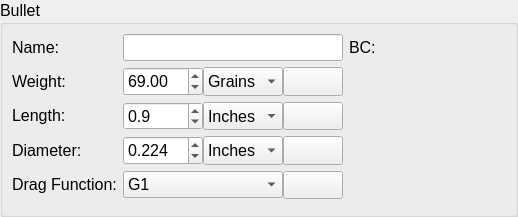
<?xml version="1.0" encoding="UTF-8"?>
<ui version="4.0">
 <class>bullet</class>
 <widget class="QWidget" name="bullet">
  <property name="geometry">
   <rect>
    <x>0</x>
    <y>0</y>
    <width>518</width>
    <height>217</height>
   </rect>
  </property>
  <property name="windowTitle">
   <string>Form</string>
  </property>
  <layout class="QGridLayout" name="gridLayout">
   <property name="leftMargin">
    <number>0</number>
   </property>
   <property name="topMargin">
    <number>0</number>
   </property>
   <property name="rightMargin">
    <number>0</number>
   </property>
   <property name="bottomMargin">
    <number>0</number>
   </property>
   <property name="spacing">
    <number>0</number>
   </property>
   <item row="0" column="0">
    <widget class="QGroupBox" name="bulletGroupBox">
     <property name="sizePolicy">
      <sizepolicy hsizetype="Expanding" vsizetype="Fixed">
       <horstretch>0</horstretch>
       <verstretch>0</verstretch>
      </sizepolicy>
     </property>
     <property name="minimumSize">
      <size>
       <width>500</width>
       <height>217</height>
      </size>
     </property>
     <property name="font">
      <font>
       <pointsize>12</pointsize>
      </font>
     </property>
     <property name="styleSheet">
      <string notr="true"/>
     </property>
     <property name="title">
      <string>Bullet</string>
     </property>
     <layout class="QGridLayout" name="gridLayout_4">
      <item row="0" column="1">
       <widget class="QLineEdit" name="bulletName">
        <property name="sizePolicy">
         <sizepolicy hsizetype="Fixed" vsizetype="Fixed">
          <horstretch>0</horstretch>
          <verstretch>0</verstretch>
         </sizepolicy>
        </property>
        <property name="minimumSize">
         <size>
          <width>220</width>
          <height>0</height>
         </size>
        </property>
        <property name="maximumSize">
         <size>
          <width>170</width>
          <height>16777215</height>
         </size>
        </property>
        <property name="font">
         <font>
          <pointsize>12</pointsize>
         </font>
        </property>
        <property name="styleSheet">
         <string notr="true"/>
        </property>
        <property name="text">
         <string notr="true"/>
        </property>
        <property name="maxLength">
         <number>20</number>
        </property>
        <property name="frame">
         <bool>true</bool>
        </property>
       </widget>
      </item>
      <item row="0" column="0">
       <widget class="QLabel" name="label_73">
        <property name="maximumSize">
         <size>
          <width>105</width>
          <height>21</height>
         </size>
        </property>
        <property name="font">
         <font>
          <pointsize>12</pointsize>
         </font>
        </property>
        <property name="text">
         <string>Name:</string>
        </property>
       </widget>
      </item>
      <item row="1" column="0">
       <widget class="QLabel" name="label_74">
        <property name="maximumSize">
         <size>
          <width>105</width>
          <height>25</height>
         </size>
        </property>
        <property name="font">
         <font>
          <pointsize>12</pointsize>
         </font>
        </property>
        <property name="text">
         <string>Weight:</string>
        </property>
       </widget>
      </item>
      <item row="2" column="0">
       <widget class="QLabel" name="label_75">
        <property name="maximumSize">
         <size>
          <width>105</width>
          <height>25</height>
         </size>
        </property>
        <property name="font">
         <font>
          <pointsize>12</pointsize>
         </font>
        </property>
        <property name="text">
         <string>Length:</string>
        </property>
       </widget>
      </item>
      <item row="3" column="0">
       <widget class="QLabel" name="label_76">
        <property name="maximumSize">
         <size>
          <width>105</width>
          <height>25</height>
         </size>
        </property>
        <property name="font">
         <font>
          <pointsize>12</pointsize>
         </font>
        </property>
        <property name="text">
         <string>Diameter:</string>
        </property>
       </widget>
      </item>
      <item row="4" column="0">
       <widget class="QLabel" name="label_77">
        <property name="maximumSize">
         <size>
          <width>105</width>
          <height>23</height>
         </size>
        </property>
        <property name="font">
         <font>
          <pointsize>12</pointsize>
         </font>
        </property>
        <property name="text">
         <string>Drag Function:</string>
        </property>
       </widget>
      </item>
      <item row="1" column="1">
       <widget class="QWidget" name="horizontalWidget_17" native="true">
        <property name="minimumSize">
         <size>
          <width>220</width>
          <height>0</height>
         </size>
        </property>
        <property name="maximumSize">
         <size>
          <width>200</width>
          <height>16777215</height>
         </size>
        </property>
        <layout class="QHBoxLayout" name="horizontalLayout_51">
         <property name="spacing">
          <number>0</number>
         </property>
         <property name="leftMargin">
          <number>0</number>
         </property>
         <property name="topMargin">
          <number>0</number>
         </property>
         <property name="rightMargin">
          <number>0</number>
         </property>
         <property name="bottomMargin">
          <number>0</number>
         </property>
         <item>
          <widget class="QDoubleSpinBox" name="weight">
           <property name="sizePolicy">
            <sizepolicy hsizetype="Fixed" vsizetype="Expanding">
             <horstretch>0</horstretch>
             <verstretch>0</verstretch>
            </sizepolicy>
           </property>
           <property name="minimumSize">
            <size>
             <width>80</width>
             <height>0</height>
            </size>
           </property>
           <property name="maximumSize">
            <size>
             <width>80</width>
             <height>16777215</height>
            </size>
           </property>
           <property name="font">
            <font>
             <pointsize>12</pointsize>
            </font>
           </property>
           <property name="decimals">
            <number>2</number>
           </property>
           <property name="maximum">
            <double>1000.000000000000000</double>
           </property>
           <property name="singleStep">
            <double>0.010000000000000</double>
           </property>
           <property name="value">
            <double>69.000000000000000</double>
           </property>
          </widget>
         </item>
         <item>
          <widget class="QComboBox" name="weightQuantity">
           <property name="sizePolicy">
            <sizepolicy hsizetype="Preferred" vsizetype="Expanding">
             <horstretch>0</horstretch>
             <verstretch>0</verstretch>
            </sizepolicy>
           </property>
           <property name="minimumSize">
            <size>
             <width>80</width>
             <height>0</height>
            </size>
           </property>
           <property name="font">
            <font>
             <pointsize>12</pointsize>
            </font>
           </property>
           <property name="styleSheet">
            <string notr="true"/>
           </property>
           <item>
            <property name="text">
             <string>Grains</string>
            </property>
           </item>
           <item>
            <property name="text">
             <string>Grams</string>
            </property>
           </item>
          </widget>
         </item>
         <item>
          <widget class="QToolButton" name="weightSwitch">
           <property name="sizePolicy">
            <sizepolicy hsizetype="Expanding" vsizetype="Expanding">
             <horstretch>0</horstretch>
             <verstretch>0</verstretch>
            </sizepolicy>
           </property>
           <property name="font">
            <font>
             <pointsize>8</pointsize>
             <weight>75</weight>
             <italic>false</italic>
             <bold>true</bold>
             <underline>false</underline>
            </font>
           </property>
           <property name="toolTip">
            <string>&lt;font color=black&gt;Convert&lt;/font&gt;</string>
           </property>
           <property name="text">
            <string/>
           </property>
           <property name="icon">
            <iconset>
             <normaloff>../.rsrc/res/drawable/secondarybtn21a.png</normaloff>
             <disabledoff>../.rsrc/res/drawable/secondarybtn21b.png</disabledoff>../.rsrc/res/drawable/secondarybtn21a.png</iconset>
           </property>
           <property name="iconSize">
            <size>
             <width>16</width>
             <height>16</height>
            </size>
           </property>
          </widget>
         </item>
        </layout>
       </widget>
      </item>
      <item row="4" column="1">
       <widget class="QWidget" name="horizontalWidget_20" native="true">
        <property name="minimumSize">
         <size>
          <width>220</width>
          <height>0</height>
         </size>
        </property>
        <property name="maximumSize">
         <size>
          <width>200</width>
          <height>16777215</height>
         </size>
        </property>
        <layout class="QHBoxLayout" name="horizontalLayout_54">
         <property name="spacing">
          <number>0</number>
         </property>
         <property name="leftMargin">
          <number>0</number>
         </property>
         <property name="topMargin">
          <number>0</number>
         </property>
         <property name="rightMargin">
          <number>0</number>
         </property>
         <property name="bottomMargin">
          <number>0</number>
         </property>
         <item>
          <widget class="QComboBox" name="dragType">
           <property name="sizePolicy">
            <sizepolicy hsizetype="Fixed" vsizetype="Fixed">
             <horstretch>0</horstretch>
             <verstretch>0</verstretch>
            </sizepolicy>
           </property>
           <property name="minimumSize">
            <size>
             <width>160</width>
             <height>0</height>
            </size>
           </property>
           <property name="maximumSize">
            <size>
             <width>16777215</width>
             <height>16777215</height>
            </size>
           </property>
           <property name="font">
            <font>
             <pointsize>12</pointsize>
            </font>
           </property>
           <property name="styleSheet">
            <string notr="true"/>
           </property>
           <property name="currentIndex">
            <number>0</number>
           </property>
           <item>
            <property name="text">
             <string>G1</string>
            </property>
           </item>
           <item>
            <property name="text">
             <string>G7</string>
            </property>
           </item>
           <item>
            <property name="text">
             <string>Custom</string>
            </property>
           </item>
           <item>
            <property name="text">
             <string>G1 Multi BC</string>
            </property>
           </item>
           <item>
            <property name="text">
             <string>G7 Multi BC</string>
            </property>
           </item>
          </widget>
         </item>
         <item>
          <widget class="QToolButton" name="dragEditor">
           <property name="sizePolicy">
            <sizepolicy hsizetype="Expanding" vsizetype="Expanding">
             <horstretch>0</horstretch>
             <verstretch>0</verstretch>
            </sizepolicy>
           </property>
           <property name="minimumSize">
            <size>
             <width>0</width>
             <height>0</height>
            </size>
           </property>
           <property name="font">
            <font>
             <pointsize>8</pointsize>
            </font>
           </property>
           <property name="toolTip">
            <string>&lt;font color=black&gt;Edit drag function&lt;/font&gt;</string>
           </property>
           <property name="text">
            <string/>
           </property>
           <property name="icon">
            <iconset resource="../.rsrc/res.qrc">
             <normaloff>:/icons/res/drawable-hdpi-v4/settingsbtn_menu21a.png</normaloff>
             <disabledoff>:/icons/res/drawable-hdpi-v4/settingsbtn_menu21b.png</disabledoff>:/icons/res/drawable-hdpi-v4/settingsbtn_menu21a.png</iconset>
           </property>
          </widget>
         </item>
        </layout>
       </widget>
      </item>
      <item row="5" column="1">
       <widget class="QWidget" name="bcWidget" native="true">
        <property name="minimumSize">
         <size>
          <width>220</width>
          <height>0</height>
         </size>
        </property>
        <property name="maximumSize">
         <size>
          <width>200</width>
          <height>16777215</height>
         </size>
        </property>
        <layout class="QHBoxLayout" name="horizontalLayout">
         <property name="spacing">
          <number>6</number>
         </property>
         <property name="leftMargin">
          <number>0</number>
         </property>
         <property name="topMargin">
          <number>0</number>
         </property>
         <property name="rightMargin">
          <number>0</number>
         </property>
         <property name="bottomMargin">
          <number>0</number>
         </property>
        </layout>
       </widget>
      </item>
      <item row="3" column="1">
       <widget class="QWidget" name="horizontalWidget_19" native="true">
        <property name="minimumSize">
         <size>
          <width>220</width>
          <height>0</height>
         </size>
        </property>
        <property name="maximumSize">
         <size>
          <width>200</width>
          <height>16777215</height>
         </size>
        </property>
        <layout class="QHBoxLayout" name="horizontalLayout_53">
         <property name="spacing">
          <number>0</number>
         </property>
         <property name="leftMargin">
          <number>0</number>
         </property>
         <property name="topMargin">
          <number>0</number>
         </property>
         <property name="rightMargin">
          <number>0</number>
         </property>
         <property name="bottomMargin">
          <number>0</number>
         </property>
         <item>
          <widget class="QDoubleSpinBox" name="diameter">
           <property name="sizePolicy">
            <sizepolicy hsizetype="Fixed" vsizetype="Expanding">
             <horstretch>0</horstretch>
             <verstretch>0</verstretch>
            </sizepolicy>
           </property>
           <property name="minimumSize">
            <size>
             <width>80</width>
             <height>0</height>
            </size>
           </property>
           <property name="maximumSize">
            <size>
             <width>80</width>
             <height>16777215</height>
            </size>
           </property>
           <property name="font">
            <font>
             <pointsize>12</pointsize>
            </font>
           </property>
           <property name="decimals">
            <number>3</number>
           </property>
           <property name="singleStep">
            <double>0.001000000000000</double>
           </property>
           <property name="value">
            <double>0.224000000000000</double>
           </property>
          </widget>
         </item>
         <item>
          <widget class="QComboBox" name="diameterQuantity">
           <property name="sizePolicy">
            <sizepolicy hsizetype="Preferred" vsizetype="Expanding">
             <horstretch>0</horstretch>
             <verstretch>0</verstretch>
            </sizepolicy>
           </property>
           <property name="minimumSize">
            <size>
             <width>80</width>
             <height>0</height>
            </size>
           </property>
           <property name="font">
            <font>
             <pointsize>12</pointsize>
            </font>
           </property>
           <property name="styleSheet">
            <string notr="true"/>
           </property>
           <item>
            <property name="text">
             <string>Inches</string>
            </property>
           </item>
           <item>
            <property name="text">
             <string>mm</string>
            </property>
           </item>
          </widget>
         </item>
         <item>
          <widget class="QToolButton" name="diameterSwitch">
           <property name="sizePolicy">
            <sizepolicy hsizetype="Expanding" vsizetype="Expanding">
             <horstretch>0</horstretch>
             <verstretch>0</verstretch>
            </sizepolicy>
           </property>
           <property name="font">
            <font>
             <pointsize>8</pointsize>
             <weight>75</weight>
             <italic>false</italic>
             <bold>true</bold>
             <underline>false</underline>
            </font>
           </property>
           <property name="toolTip">
            <string>&lt;font color=black&gt;Convert&lt;/font&gt;</string>
           </property>
           <property name="text">
            <string/>
           </property>
           <property name="icon">
            <iconset>
             <normaloff>../.rsrc/res/drawable/secondarybtn21a.png</normaloff>
             <disabledoff>../.rsrc/res/drawable/secondarybtn21b.png</disabledoff>../.rsrc/res/drawable/secondarybtn21a.png</iconset>
           </property>
           <property name="iconSize">
            <size>
             <width>16</width>
             <height>16</height>
            </size>
           </property>
          </widget>
         </item>
        </layout>
       </widget>
      </item>
      <item row="2" column="1">
       <widget class="QWidget" name="horizontalWidget_18" native="true">
        <property name="minimumSize">
         <size>
          <width>220</width>
          <height>0</height>
         </size>
        </property>
        <property name="maximumSize">
         <size>
          <width>200</width>
          <height>16777215</height>
         </size>
        </property>
        <layout class="QHBoxLayout" name="horizontalLayout_52">
         <property name="spacing">
          <number>0</number>
         </property>
         <property name="leftMargin">
          <number>0</number>
         </property>
         <property name="topMargin">
          <number>0</number>
         </property>
         <property name="rightMargin">
          <number>0</number>
         </property>
         <property name="bottomMargin">
          <number>0</number>
         </property>
         <item>
          <widget class="QDoubleSpinBox" name="length">
           <property name="sizePolicy">
            <sizepolicy hsizetype="Fixed" vsizetype="Expanding">
             <horstretch>0</horstretch>
             <verstretch>0</verstretch>
            </sizepolicy>
           </property>
           <property name="minimumSize">
            <size>
             <width>80</width>
             <height>0</height>
            </size>
           </property>
           <property name="maximumSize">
            <size>
             <width>80</width>
             <height>16777215</height>
            </size>
           </property>
           <property name="font">
            <font>
             <pointsize>12</pointsize>
            </font>
           </property>
           <property name="decimals">
            <number>1</number>
           </property>
           <property name="singleStep">
            <double>0.100000000000000</double>
           </property>
           <property name="value">
            <double>0.900000000000000</double>
           </property>
          </widget>
         </item>
         <item>
          <widget class="QComboBox" name="lengthQuantity">
           <property name="sizePolicy">
            <sizepolicy hsizetype="Preferred" vsizetype="Expanding">
             <horstretch>0</horstretch>
             <verstretch>0</verstretch>
            </sizepolicy>
           </property>
           <property name="minimumSize">
            <size>
             <width>80</width>
             <height>0</height>
            </size>
           </property>
           <property name="font">
            <font>
             <pointsize>12</pointsize>
            </font>
           </property>
           <property name="styleSheet">
            <string notr="true"/>
           </property>
           <item>
            <property name="text">
             <string>Inches</string>
            </property>
           </item>
           <item>
            <property name="text">
             <string>mm</string>
            </property>
           </item>
          </widget>
         </item>
         <item>
          <widget class="QToolButton" name="lengthSwitch">
           <property name="sizePolicy">
            <sizepolicy hsizetype="Expanding" vsizetype="Expanding">
             <horstretch>0</horstretch>
             <verstretch>0</verstretch>
            </sizepolicy>
           </property>
           <property name="font">
            <font>
             <pointsize>8</pointsize>
             <weight>75</weight>
             <italic>false</italic>
             <bold>true</bold>
             <underline>false</underline>
            </font>
           </property>
           <property name="toolTip">
            <string>&lt;font color=black&gt;Convert&lt;/font&gt;</string>
           </property>
           <property name="text">
            <string/>
           </property>
           <property name="icon">
            <iconset>
             <normaloff>../.rsrc/res/drawable/secondarybtn21a.png</normaloff>
             <disabledoff>../.rsrc/res/drawable/secondarybtn21b.png</disabledoff>../.rsrc/res/drawable/secondarybtn21a.png</iconset>
           </property>
           <property name="iconSize">
            <size>
             <width>16</width>
             <height>16</height>
            </size>
           </property>
          </widget>
         </item>
        </layout>
       </widget>
      </item>
      <item row="1" column="2">
       <spacer name="horizontalSpacer">
        <property name="orientation">
         <enum>Qt::Horizontal</enum>
        </property>
        <property name="sizeHint" stdset="0">
         <size>
          <width>40</width>
          <height>20</height>
         </size>
        </property>
       </spacer>
      </item>
      <item row="0" column="2">
       <widget class="QLabel" name="label_78">
        <property name="maximumSize">
         <size>
          <width>105</width>
          <height>23</height>
         </size>
        </property>
        <property name="font">
         <font>
          <pointsize>12</pointsize>
         </font>
        </property>
        <property name="text">
         <string>BC:</string>
        </property>
       </widget>
      </item>
     </layout>
    </widget>
   </item>
  </layout>
 </widget>
 <resources>
  <include location="../.rsrc/res.qrc"/>
 </resources>
 <connections/>
</ui>
